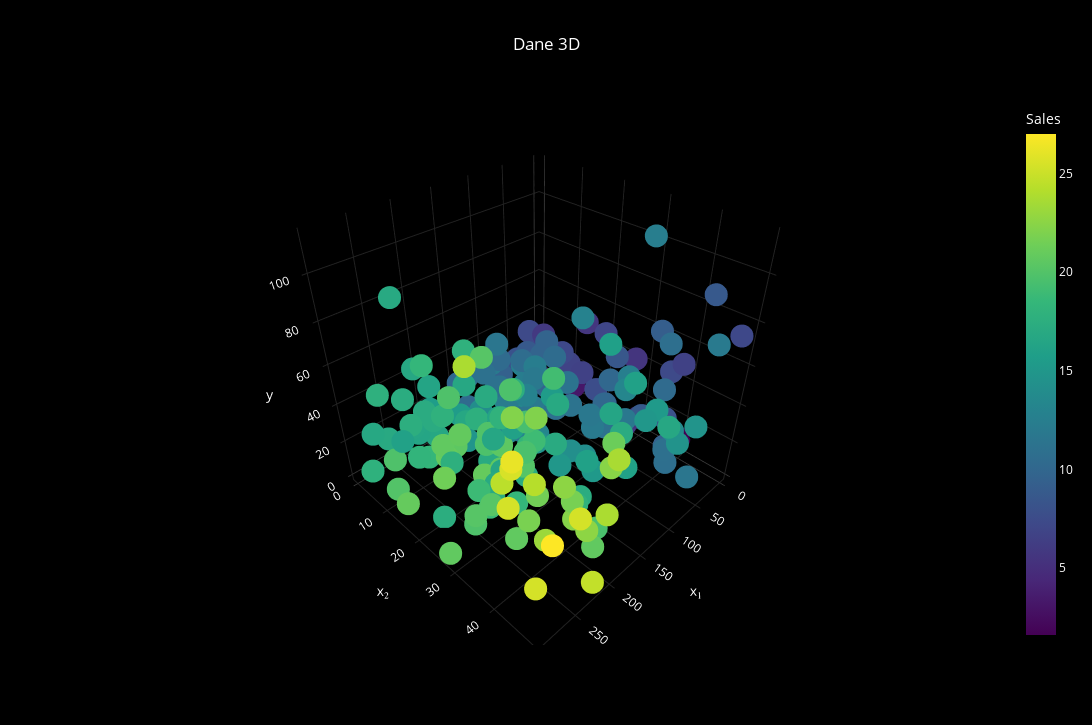

The cell this chart's notebook holds for it:
### Code cell
fig = px.scatter_3d(
    data_frame=data,
    x='TV',
    y='Radio',
    z='Newspaper',
    color='Sales',
    color_continuous_scale='Viridis',
    title='Dane 3D'
)

fig.update_layout(
    scene=dict(
        xaxis=dict(title='x₁', backgroundcolor='black', gridcolor='#222', zerolinecolor='#444', color='white'),
        yaxis=dict(title='x₂', backgroundcolor='black', gridcolor='#222', zerolinecolor='#444', color='white'),
        zaxis=dict(title='y',  backgroundcolor='black', gridcolor='#222', zerolinecolor='#444', color='white'),
        bgcolor='black'
    ),
    width=1300,
    height=725,
    paper_bgcolor='black',
    font_color='white',
    title_x=0.5
)

fig.show()

### Figure 1 — Plotly figure (JSON) as saved in the notebook; plotly's stock layout.template omitted (floating-point values rounded to 4 significant figures; data arrays with more than 128 entries replaced by an {"elided": "..."} marker saying what was removed)
{"data": [{"hovertemplate": "TV=%{x}<br>Radio=%{y}<br>Newspaper=%{z}<br>Sales=%{marker.color}<extra></extra>", "legendgroup": "", "marker": {"color": {"elided": "200 float values"}, "coloraxis": "coloraxis", "symbol": "circle"}, "mode": "markers", "name": "", "scene": "scene", "showlegend": false, "type": "scatter3d", "x": {"elided": "200 float values"}, "y": {"elided": "200 float values"}, "z": {"elided": "200 float values"}}], "layout": {"coloraxis": {"colorbar": {"title": {"text": "Sales"}}, "colorscale": [[0, "#440154"], [0.1111, "#482878"], [0.2222, "#3e4989"], [0.3333, "#31688e"], [0.4444, "#26828e"], [0.5556, "#1f9e89"], [0.6667, "#35b779"], [0.7778, "#6ece58"], [0.8889, "#b5de2b"], [1, "#fde725"]]}, "font": {"color": "white"}, "height": 725, "legend": {"tracegroupgap": 0}, "paper_bgcolor": "black", "scene": {"bgcolor": "black", "domain": {"x": [0, 1], "y": [0, 1]}, "xaxis": {"backgroundcolor": "black", "color": "white", "gridcolor": "#222", "title": {"text": "x₁"}, "zerolinecolor": "#444"}, "yaxis": {"backgroundcolor": "black", "color": "white", "gridcolor": "#222", "title": {"text": "x₂"}, "zerolinecolor": "#444"}, "zaxis": {"backgroundcolor": "black", "color": "white", "gridcolor": "#222", "title": {"text": "y"}, "zerolinecolor": "#444"}}, "title": {"text": "Dane 3D", "x": 0.5}, "width": 1300}}
